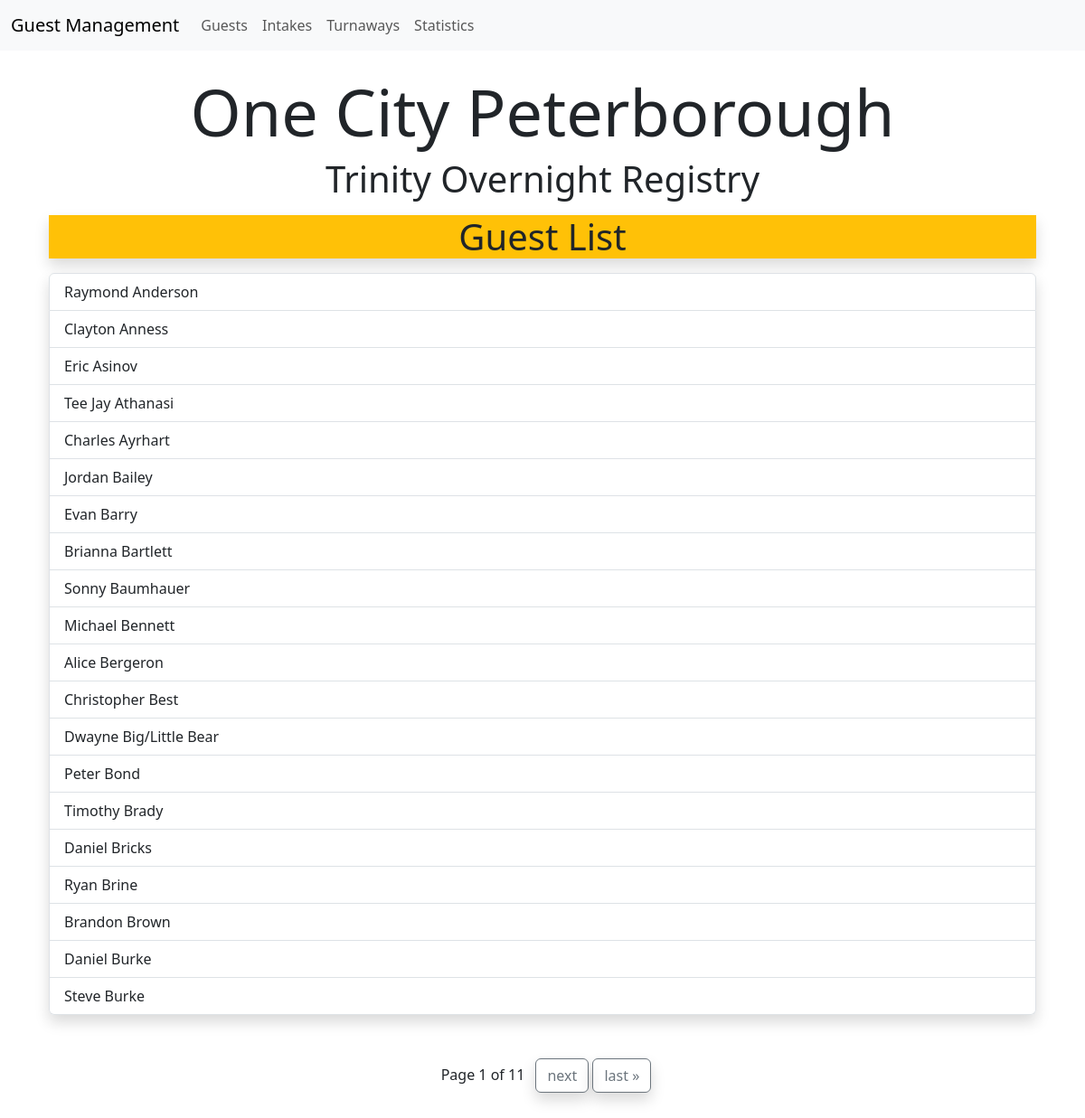
/guest/, run on the app's committed database.
### overnight/models.py (models this page shows)
class Guest(models.Model):
    active_consent = models.BooleanField(default=False)
    unique_id = models.CharField(max_length=6, unique=True, blank=True, null=True, help_text='Do not assign or alter Unique IDs.')
    first_name = models.CharField(max_length=100)
    last_name = models.CharField(max_length=100, help_text='Include any variations, including spelling, when unconfirmed.')
    gender = models.ForeignKey('Gender', on_delete=models.CASCADE, null=True, blank=True)
    dob = models.DateField(null=True, blank=True)
    otherinfo = models.CharField(max_length=500, blank=True, null=True)
    first_intake = models.DateField(null=True, blank=True, help_text='Date of first intake.')
    intake_period = models.CharField(max_length=20, blank=True, null=True, help_text='Reporting period at first access.') #Period of guest's first intake
    most_recent_intake = models.DateField(null=True, blank=True, help_text='Most recent month and year of intake.')
    status = models.ForeignKey('Status', on_delete=models.CASCADE, null=True, blank=True)
    status_notes = models.TextField(max_length=1000, blank=True, null=True, help_text='Additonal Information pertaining to Status or otherwise, include dates')
    email = models.EmailField(max_length=254, blank=True, null=True)
    phone = models.CharField(max_length=20, blank=True, null=True)
    other_contact = models.CharField(max_length=100, blank=True, null=True)
    class Meta:
        ordering = ['last_name', 'first_name']
    def full_name(self):
        return f"{self.first_name} {self.last_name}"
    def __str__(self):
        return self.full_name()

### overnight/views.py (the view)
# urls.py: path('guest/', views.guest_list, name='guest_list'),
def guest_list(request):
    guests = Guest.objects.all()
    paginator = Paginator(guests, 20)
    page_number = request.GET.get("page")
    page_obj = paginator.get_page(page_number)
    return render(request, 'guest_list.html', {'page_obj': page_obj})

### overnight/templates/guest_list.html (shortened to what this page needs)
{% extends 'base.html' %}
{% block content %}
<div class=container-md>
    <h1 class="display-2 text-center">One City Peterborough</h1>
    <div>
        <p class="display-6 text-center">Trinity Overnight Registry</p>
    </div>
    <p class="display-6 bg-warning text-center shadow">Guest List </p>
    <div class="list-group list-group-striped shadow">
        {% for guest in page_obj %}
        <a class="list-group-item list-group-item-action" href="{% url 'update_guest' guest.pk %}">{{ guest }}</a>
        {% endfor %}
    </div>
    <div class="pagination my-5 d-flex justify-content-center">
        <span class="step-links">
            <span class="current px-2">
                Page {{ page_obj.number }} of {{ page_obj.paginator.num_pages }}
            </span>
            {% if page_obj.has_next %}
            <a class="btn btn-outline-secondary shadow" href="?page={{ page_obj.next_page_number }}">next</a>
            <a class="btn btn-outline-secondary shadow" href="?page={{ page_obj.paginator.num_pages }}">last &raquo;</a>
            {% endif %}
        </span>
    </div>
</div>
{% endblock %}

### data on the page
Guest: first_name+last_name "Raymond Anderson"
Guest: first_name+last_name "Clayton Anness"
Guest: first_name+last_name "Eric Asinov"
Guest: first_name+last_name "Tee Jay Athanasi"
Guest: first_name+last_name "Charles Ayrhart"
Guest: first_name+last_name "Jordan Bailey"
Guest: first_name+last_name "Evan Barry"
Guest: first_name+last_name "Brianna Bartlett"
Guest: first_name+last_name "Sonny Baumhauer"
Guest: first_name+last_name "Michael Bennett"
Guest: first_name+last_name "Alice Bergeron"
Guest: first_name+last_name "Christopher Best"
Guest: first_name+last_name "Dwayne Big/Little Bear"
Guest: first_name+last_name "Peter Bond"
Guest: first_name+last_name "Timothy Brady"
Guest: first_name+last_name "Daniel Bricks"
Guest: first_name+last_name "Ryan Brine"
Guest: first_name+last_name "Brandon Brown"
Guest: first_name+last_name "Daniel Burke"
Guest: first_name+last_name "Steve Burke"

### other printed values
{{ page_obj.number }} "1"
{{ page_obj.paginator.num_pages }} "11"
